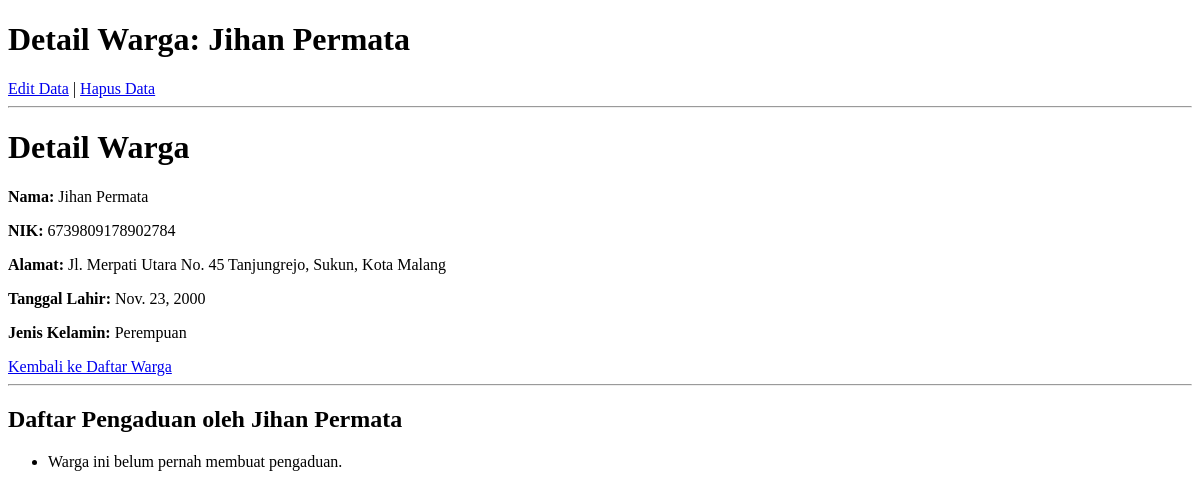
Before: /1/ with the older database file.
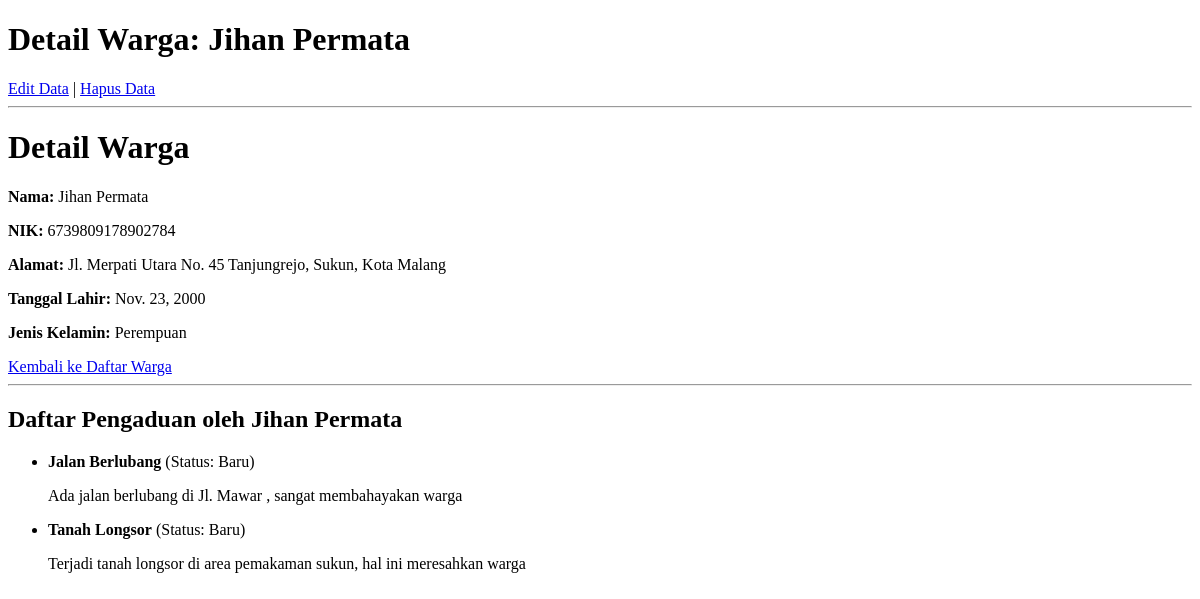
After: the same page with the newer database file.
### warga/models.py (models this page shows, shortened)
class Warga(models.Model):
    nik = models.CharField(max_length=16, unique=True, verbose_name="Nomor Induk Kependudukan")
    nama_lengkap = models.CharField(max_length=100, verbose_name="Nama Lengkap")
    alamat = models.TextField(verbose_name="Alamat Tinggal")
    no_telepon = models.CharField(max_length=15, blank=True, verbose_name="Nomor Telepon")
    tanggal_registrasi = models.DateTimeField(auto_now_add=True)
    tanggal_lahir = models.DateField(verbose_name="Tanggal Lahir", null=True, blank=True)
    jenis_kelamin = models.CharField(
        max_length=10,
        choices=[('Laki-laki', 'Laki-laki'), ('Perempuan', 'Perempuan')],
        verbose_name="Jenis Kelamin",
        null=True,
        blank=True
    )

class Pengaduan(models.Model):
    STATUS_CHOICES = [
        ('BARU', 'Baru'),
        ('DIPROSES', 'Diproses'),
        ('SELESAI', 'Selesai'),
    ]
    judul = models.CharField(max_length=200)
    deskripsi = models.TextField()
    status = models.CharField(max_length=10, choices=STATUS_CHOICES, default='BARU')
    tanggal_lapor = models.DateTimeField(auto_now_add=True)
    pelapor = models.ForeignKey(Warga, on_delete=models.CASCADE, related_name='pengaduan')

### warga/views.py (the view)
# urls.py: path('<int:pk>/', WargaDetailView.as_view(), name='warga-detail'),
class WargaDetailView(DetailView):
    model = Warga
    template_name = 'warga/warga_detail.html'
    context_object_name = 'warga'

### warga/templates/warga/warga_detail.html (shortened to what this page needs)
<!DOCTYPE html>
<html>
<head>
</head>
<body>
    <h1>Detail Warga: {{ warga.nama_lengkap }}</h1>
    <a href="{% url 'warga-edit' warga.pk %}">Edit Data</a> |
    <a href="{% url 'warga-hapus' warga.pk %}">Hapus Data</a>
    <hr>
    <h1>Detail Warga</h1>
    <p><strong>Nama:</strong> {{ warga.nama_lengkap }}</p>
    <p><strong>NIK:</strong> {{ warga.nik }}</p>
    <p><strong>Alamat:</strong> {{ warga.alamat }}</p>
    <p><strong>Tanggal Lahir:</strong> {{ warga.tanggal_lahir }}</p>
    <p><strong>Jenis Kelamin:</strong> {{ warga.jenis_kelamin }}</p>
    <a href="{% url 'warga-list' %}">Kembali ke Daftar Warga</a>
    <hr>
    <h2>Daftar Pengaduan oleh {{ object.nama_lengkap }}</h2>
    <ul>
        {% for aduan in object.pengaduan.all %}
        <li>
            <strong>{{ aduan.judul }}</strong> (Status: {{ aduan.get_status_display }})
            <p>{{ aduan.deskripsi }}</p>
        </li>
        {% empty %}
        <li>Warga ini belum pernah membuat pengaduan.</li>
        {% endfor %}
    </ul>
</body>
</html>

Changed rows visible on the page:
added Pengaduan: judul "Jalan Berlubang", status "Baru", deskripsi "Ada jalan berlubang di Jl. Mawar , sangat membahayakan warga"
added Pengaduan: judul "Tanah Longsor", status "Baru", deskripsi "Terjadi tanah longsor di area pemakaman sukun, hal ini meresahkan warga"
Other visible differences:
text no longer shown: "Warga ini belum pernah membuat pengaduan."
